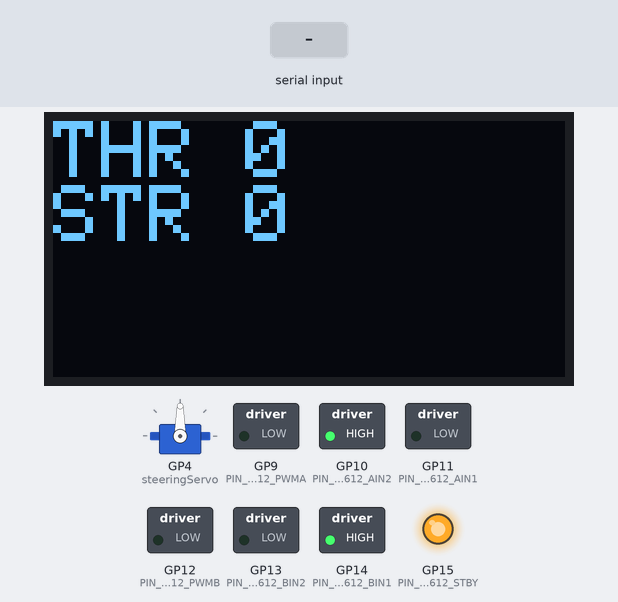
Bench run of a program on a simulated Raspberry Pi Pico. On the bench: servo, 128×64 one-colour display, switched loads named in the program (green lamp = pin HIGH), output pins drawn as LEDs (lit = HIGH). The test bench sets the inputs (shaded band). What the program prints to the serial monitor is not drawn.

Above: at 1.2 s.
1.3 s: "90,45\n" received over Serial
At 3.5 s:
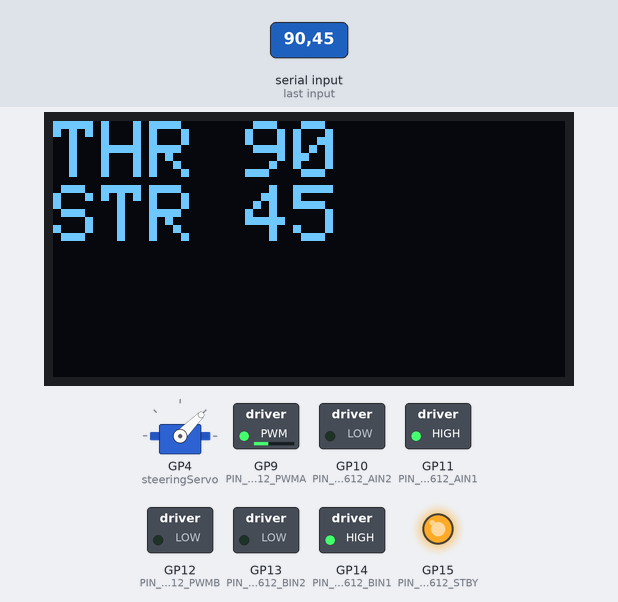
3.8 s: "30,150\n" received over Serial
At 5.3 s:
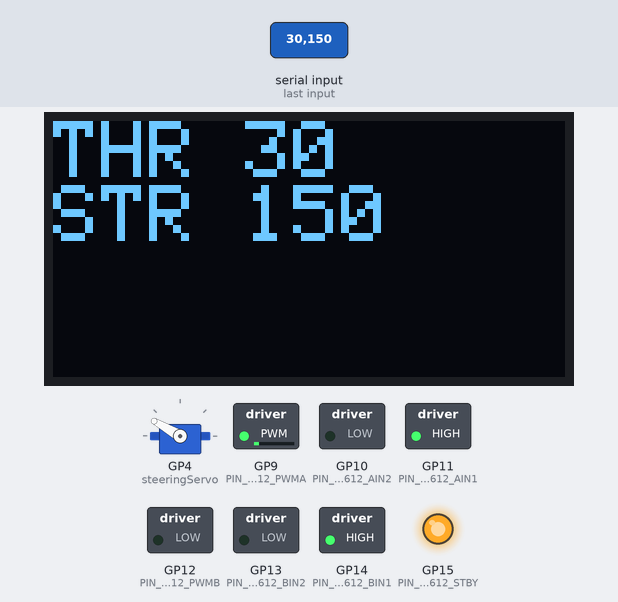
6.3 s: "5\n" received over Serial
At 8.2 s:
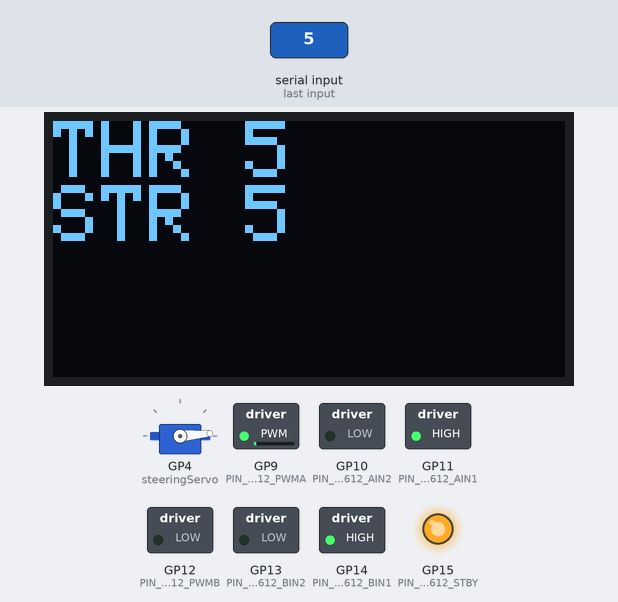
8.8 s: "90\n" received over Serial
At 10.8 s:
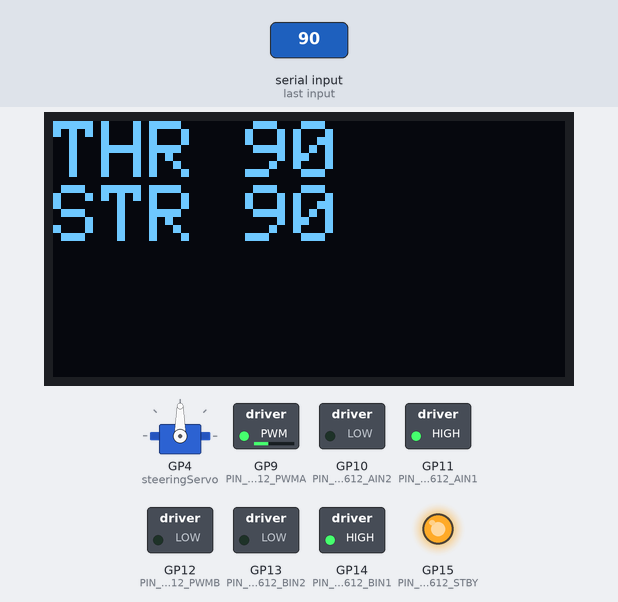
11.3 s: "200\n" received over Serial
At 13.5 s:
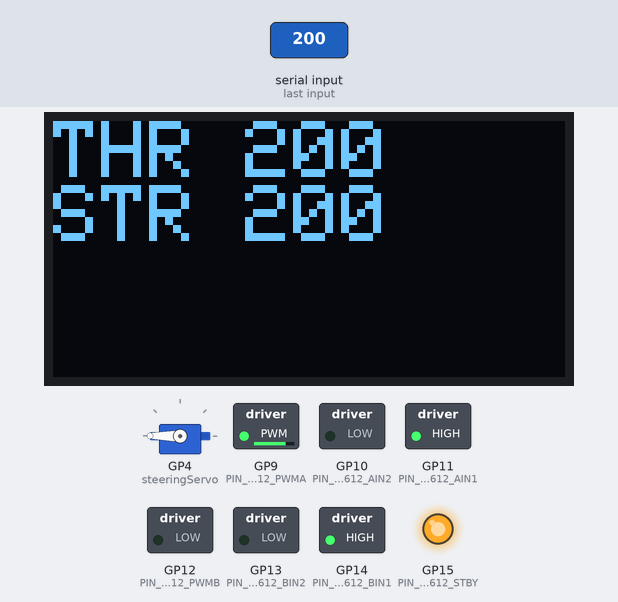
13.8 s: "1,90\n" received over Serial
At 15.4 s:
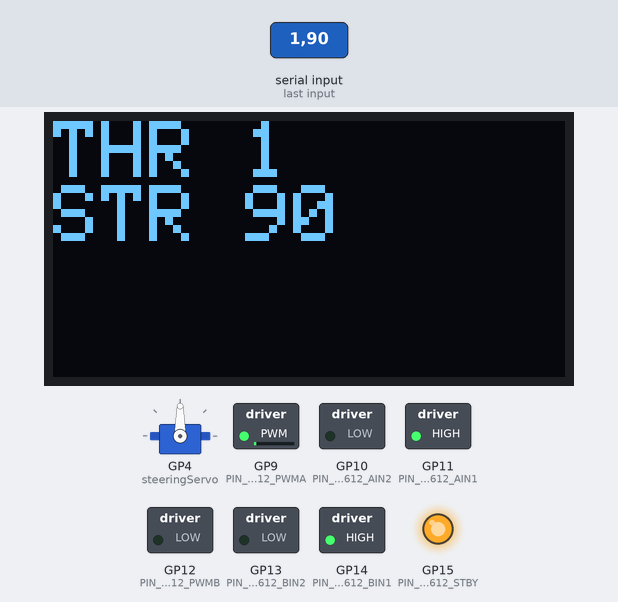
Timing chart, 0 to 16.9 s (numbered marks = the images above; inputs shaded):
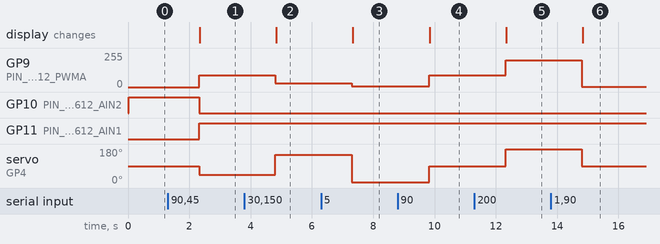

Measured:
- after the input at 1.3 s, GP9 (PIN_TB6612_PWMA): 0/255 → 90/255 after 1.0 s; GP10 (PIN_TB6612_AIN2): HIGH → LOW after 1.0 s; GP11 (PIN_TB6612_AIN1): LOW → HIGH after 1.0 s; servo on GP4 (steeringServo): 90° → 45° after 1.0 s; the display: changes after 1.0 s (image 1)
- after the input at 3.8 s, GP9 (PIN_TB6612_PWMA): 90/255 → 30/255 after 1.0 s; servo on GP4 (steeringServo): 45° → 150° after 1.0 s; the display: changes after 1.0 s (image 2)
- after the input at 6.3 s, GP9 (PIN_TB6612_PWMA): 30/255 → 5/255 after 1.0 s; servo on GP4 (steeringServo): 150° → 5° after 1.0 s; the display: changes after 1.0 s (image 3)
- after the input at 8.8 s, GP9 (PIN_TB6612_PWMA): 5/255 → 90/255 after 1.0 s; servo on GP4 (steeringServo): 5° → 90° after 1.0 s; the display: changes after 1.0 s (image 4)
- after the input at 11.3 s, GP9 (PIN_TB6612_PWMA): 90/255 → 200/255 after 1.0 s; servo on GP4 (steeringServo): 90° → 180° after 1.0 s; the display: changes after 1.0 s (image 5)
- after the input at 13.8 s, GP9 (PIN_TB6612_PWMA): 200/255 → 1/255 after 1.0 s; servo on GP4 (steeringServo): 180° → 90° after 1.0 s; the display: changes after 1.0 s (image 6)

The program:

main.cpp
```cpp
#include <Arduino.h>
#include <Adafruit_SSD1306.h>
#include <Servo.h>
#include "motor-driver.h"
#include "imu.h"
#include "pindefs.h"


const uint8_t OLED_WIDTH = 128;
const uint8_t OLED_HEIGHT = 64;
const uint8_t OLED_RESET = -1;
const uint8_t OLED_ADDR = 0x3C;
TwoWire* OLED_I2C_INSTANCE = &Wire;


int steeringServoPosition;  // 0 <-> 180
int throttle;               // -1024 <-> 1024


Adafruit_SSD1306 oled(OLED_WIDTH, OLED_HEIGHT, &Wire, OLED_RESET);
Servo steeringServo;


void printSensorData();   // Output sensor data over Serial
void getInputsFromSerial();
void getInputsFromRadio();
void printInputsToOLED();


void setup(){

  Serial.begin();
  //while(!Serial);
  Serial.println("Init");

  steeringServo.attach(4);

  Wire.setSCL(PIN_I2C0_SCL);
  Wire.setSDA(PIN_I2C0_SDA);

  if(!oled.begin(SSD1306_SWITCHCAPVCC, OLED_ADDR)){
    // no failure handling
  }

  initMotorDriver();
  armMotorDriver();
  initIMU();

  pinMode(PIN_RX_STEERING, INPUT);
  pinMode(PIN_RX_THROTTLE, INPUT);

}

void loop(){

  //printSensorData();
  getInputsFromSerial();
  printInputsToOLED();

}

void printSensorData(){

  IMUData data = getIMUData();

  Serial.print(data.gyroX);
  Serial.print(",");
  Serial.print(data.gyroY);
  Serial.print(",");
  Serial.print(data.gyroZ);
  Serial.print(",");
  Serial.print(data.accelX);
  Serial.print(",");
  Serial.print(data.accelY);
  Serial.print(",");
  Serial.print(data.accelZ);
  Serial.print(",");
  Serial.print(data.mpuTemp);
  Serial.print(",");
  Serial.print(data.bmpPres);
  Serial.print(",");
  Serial.print(data.magX);
  Serial.print(",");
  Serial.print(data.magY);
  Serial.print(",");
  Serial.print(data.magZ);

  Serial.println();

}

void getInputsFromSerial(){

  if(Serial.available()){

    String command = Serial.readString();

    int commaIndex = command.indexOf(",");
    throttle = command.substring(0, commaIndex).toInt();
    steeringServoPosition = command.substring(commaIndex + 1).toInt();

    steeringServo.write(steeringServoPosition);
    driveMotorA(abs(throttle), (throttle > 0));

    Serial.println(String(throttle) + ", " + String(steeringServoPosition));

  }

}

void getInputsFromRadio(){

  steeringServoPosition = constrain(map(pulseIn(PIN_RX_STEERING, HIGH), 1000, 2000, 0, 180), 0, 180);
  throttle = constrain(map(pulseIn(PIN_RX_THROTTLE, HIGH), 1000, 2000, -100, 100), -100, 100);

  steeringServo.write((steeringServoPosition));
  driveMotorA(abs(throttle), (throttle > 0));

}

void printInputsToOLED(){

  oled.clearDisplay();
  oled.setCursor(0, 0);
  oled.setTextSize(2);
  oled.setTextColor(SSD1306_WHITE);
  oled.println("THR " + String(throttle));
  oled.println("STR " + String(steeringServoPosition));
  oled.display();

}
```

imu.cpp
```cpp
#include "imu.h"
#include <Adafruit_MPU6050.h>
#include <Adafruit_BMP085_U.h>
#include <Adafruit_HMC5883_U.h>
#include <Wire.h>


// #define DEBUG_IMU_SERIAL    // Prints debug messages to serial when defined


Adafruit_MPU6050 mpu;
Adafruit_BMP085_Unified bmp = Adafruit_BMP085_Unified(10085);
Adafruit_HMC5883_Unified hmc = Adafruit_HMC5883_Unified(12345);

bool initIMU(){

  return initMPU() && initBMP() && initHMC();

}

bool initMPU(){

  if(!mpu.begin()){

    #ifdef DEBUG_IMU_SERIAL
      Serial.println("MPU6050 initialisation failed");
    #endif

    return false;

  }

  mpu.setAccelerometerRange(MPU6050_RANGE_8_G);
  mpu.setGyroRange(MPU6050_RANGE_500_DEG);
  mpu.setFilterBandwidth(MPU6050_BAND_21_HZ);

  #ifdef DEBUG_IMU_SERIAL
    Serial.println("MPU6050 initialised!");
  #endif

  return true;

}

bool initBMP(){

  if(!bmp.begin()){

    #ifdef DEBUG_IMU_SERIAL
      Serial.println("BMP085 initialisation failed");
    #endif

    return false;

  }

  #ifdef DEBUG_IMU_SERIAL
    Serial.println("BMP075 initialised!");
  #endif

  return true;

}

bool initHMC(){

  if(!hmc.begin()){

    #ifdef DEBUG_IMU_SERIAL
      Serial.println("HMC5883L initialisation failed");
    #endif

    return false;

  }

  #ifdef DEBUG_IMU_SERIAL

    Serial.println("HMC5883L initialised!");

    sensor_t magSensor;
    hmc.getSensor(&magSensor);

    Serial.print("magSensor name:");
    Serial.println(magSensor.name);
    Serial.print("magSensor version:");
    Serial.println(magSensor.version);
    Serial.print("magSensor ID:");
    Serial.println(magSensor.sensor_id);
    Serial.print("magSensor max value:");
    Serial.println(magSensor.max_value);
    Serial.print("magSensor min value:");
    Serial.println(magSensor.min_value);
    Serial.print("magSensor resolution:");
    Serial.println(magSensor.resolution);

  #endif

  return true;

}

IMUData getIMUData(){

  IMUData data;

  sensors_event_t mpuA, mpuG, mpuT;
  sensors_event_t bmpP;
  sensors_event_t hmcM;

  mpu.getEvent(&mpuA, &mpuG, &mpuT);
  bmp.getEvent(&bmpP);
  hmc.getEvent(&hmcM);

  data.accelX  = mpuA.acceleration.x;
  data.accelY  = mpuA.acceleration.y;
  data.accelZ  = mpuA.acceleration.z;
  data.gyroX   = mpuG.gyro.x;
  data.gyroY   = mpuG.gyro.y;
  data.gyroZ   = mpuG.gyro.z;
  data.mpuTemp = mpuT.temperature;
  data.bmpPres = bmpP.pressure;
  data.magX    = hmcM.magnetic.x;
  data.magY    = hmcM.magnetic.y;
  data.magZ    = hmcM.magnetic.z;

  return data;

}
```

imu.h
```cpp
#include <Arduino.h>


struct IMUData{

  float gyroX, gyroY, gyroZ;
  float accelX, accelY, accelZ;
  float mpuTemp;

  float bmpPres;

  float magX, magY, magZ;

};


bool initIMU();             // initialise sensors, returns true if all sensors initialise, else returns false
bool initMPU();             // initialise MPU6050
bool initBMP();             // initialise BMP085
bool initHMC();             // initialise HMC5883L
IMUData getIMUData();       // main func to get data from IMU
```

pindefs.h
```cpp
#pragma once

#define PIN_I2C0_SDA 4
#define PIN_I2C0_SCL 5

#define PIN_TB6612_PWMA 9
#define PIN_TB6612_PWMB 12
#define PIN_TB6612_AIN1 11
#define PIN_TB6612_AIN2 10
#define PIN_TB6612_BIN1 14
#define PIN_TB6612_BIN2 13
#define PIN_TB6612_STBY 15

#define PIN_RX_THROTTLE 17
#define PIN_RX_STEERING 16
#define PIN_STEERING_SERVO 18
```

motor-driver.cpp
```cpp
#include "motor-driver.h"

void initMotorDriver(){

  pinMode(PIN_TB6612_PWMA, OUTPUT);
  pinMode(PIN_TB6612_PWMB, OUTPUT);

  pinMode(PIN_TB6612_AIN1, OUTPUT);
  pinMode(PIN_TB6612_AIN2, OUTPUT);
  pinMode(PIN_TB6612_BIN1, OUTPUT);
  pinMode(PIN_TB6612_BIN2, OUTPUT);

  pinMode(PIN_TB6612_STBY, OUTPUT);

  disarmMotorDriver();
  driveMotors(0, false, 0, false);

}

void initMotorDriver(uint32_t aWriteRange){

  initMotorDriver();
  setAnalogWriteRange(aWriteRange);

}

void setAnalogWriteRange(uint32_t range){

  analogWriteRange(constrain(range, 16, 65535));

}

void armMotorDriver(){

  digitalWrite(PIN_TB6612_STBY, HIGH);

}

void disarmMotorDriver(){

  digitalWrite(PIN_TB6612_STBY, LOW);

}

void driveMotors(int aSpeed, boolean aDir, int bSpeed, boolean bDir){

  driveMotorA(aSpeed, aDir);
  driveMotorB(bSpeed, bDir);

}

void driveMotorA(int speed, boolean dir){

  digitalWrite(PIN_TB6612_AIN1, dir);
  digitalWrite(PIN_TB6612_AIN2, !dir);
  analogWrite(PIN_TB6612_PWMA, speed);

}

void driveMotorB(int speed, boolean dir){

  digitalWrite(PIN_TB6612_BIN1, !dir);
  digitalWrite(PIN_TB6612_BIN2, dir);
  analogWrite(PIN_TB6612_PWMB, speed);

}
```

motor-driver.h
```cpp
#include "Arduino.h"
#include "pindefs.h"

void initMotorDriver();                                                // initialise pins, set driver in safe state
void initMotorDriver(uint32_t aWriteRange);                            // initialise pins, set driver in safe state, sets analog write range
void setAnalogWriteRange(uint32_t range);                              // set tb6612_AnalogWriteRange, clamped between 16 -> 65535, see https://arduino-pico.readthedocs.io/en/latest/analog.html#void-analogwriterange-uint32-t-range-and-analogwriteresolution-int-res
void armMotorDriver();                                                 // sets STBY pin HIGH, enabling motor driver until disarmMotorDriver() is called
void disarmMotorDriver();                                              // sets STY pin LOW, disabling motor driver until armMotorDriver() is called
void driveMotors(int aSpeed, boolean aDir, int bSpeed, boolean bDir);  // send commands to both motors, speed range 0 -> tb6612AnalogWriteRange, internally calls driveMotorA() and driveMotorB()
void driveMotorA(int speed, boolean dir);                              // sends commands to A output of driver
void driveMotorB(int speed, boolean dir);                              // sends commands to B output of driver
```
